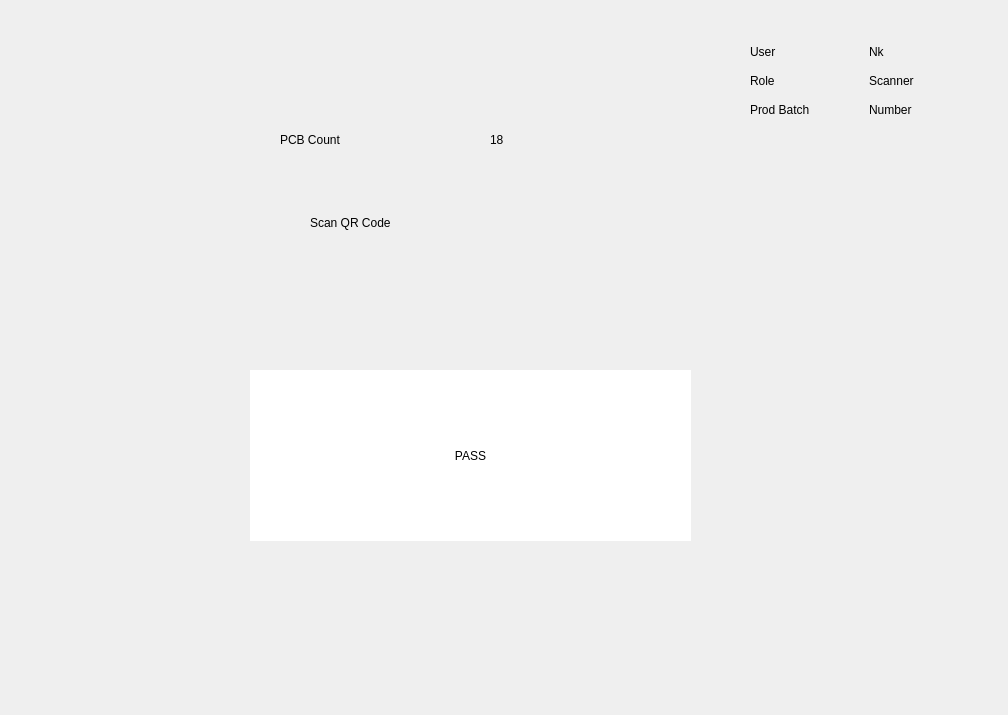
<?xml version="1.0" encoding="UTF-8"?>
<ui version="4.0">
 <class>Form</class>
 <widget class="QWidget" name="Form">
  <property name="geometry">
   <rect>
    <x>0</x>
    <y>0</y>
    <width>1008</width>
    <height>715</height>
   </rect>
  </property>
  <property name="maximumSize">
   <size>
    <width>16777215</width>
    <height>715</height>
   </size>
  </property>
  <property name="windowTitle">
   <string>Form</string>
  </property>
  <widget class="QWidget" name="verticalLayoutWidget_2">
   <property name="geometry">
    <rect>
     <x>750</x>
     <y>40</y>
     <width>231</width>
     <height>81</height>
    </rect>
   </property>
   <layout class="QVBoxLayout" name="verticalLayout_2">
    <item>
     <layout class="QHBoxLayout" name="horizontalLayout_4">
      <item>
       <widget class="QLabel" name="label_7">
        <property name="text">
         <string>User</string>
        </property>
       </widget>
      </item>
      <item>
       <widget class="QLabel" name="name">
        <property name="text">
         <string>Nk</string>
        </property>
       </widget>
      </item>
     </layout>
    </item>
    <item>
     <layout class="QHBoxLayout" name="horizontalLayout_5">
      <item>
       <widget class="QLabel" name="label_10">
        <property name="text">
         <string>Role</string>
        </property>
       </widget>
      </item>
      <item>
       <widget class="QLabel" name="role">
        <property name="text">
         <string>Scanner</string>
        </property>
       </widget>
      </item>
     </layout>
    </item>
    <item>
     <layout class="QHBoxLayout" name="horizontalLayout">
      <item>
       <widget class="QLabel" name="label_2">
        <property name="text">
         <string>Prod Batch</string>
        </property>
       </widget>
      </item>
      <item>
       <widget class="QLabel" name="issueNumber">
        <property name="text">
         <string>Number</string>
        </property>
       </widget>
      </item>
     </layout>
    </item>
   </layout>
  </widget>
  <widget class="QLabel" name="InfoText">
   <property name="geometry">
    <rect>
     <x>310</x>
     <y>200</y>
     <width>232</width>
     <height>45</height>
    </rect>
   </property>
   <property name="sizePolicy">
    <sizepolicy hsizetype="Expanding" vsizetype="Expanding">
     <horstretch>0</horstretch>
     <verstretch>0</verstretch>
    </sizepolicy>
   </property>
   <property name="styleSheet">
    <string notr="true">font: 22pt &quot;MS Shell Dlg 2&quot;;</string>
   </property>
   <property name="text">
    <string>Scan QR Code</string>
   </property>
   <property name="wordWrap">
    <bool>true</bool>
   </property>
  </widget>
  <widget class="QLabel" name="status">
   <property name="geometry">
    <rect>
     <x>250</x>
     <y>370</y>
     <width>441</width>
     <height>171</height>
    </rect>
   </property>
   <property name="styleSheet">
    <string notr="true">background-color: rgb(255, 255, 255);
font: 48pt &quot;MS Shell Dlg 2&quot;;</string>
   </property>
   <property name="text">
    <string>PASS</string>
   </property>
   <property name="alignment">
    <set>Qt::AlignCenter</set>
   </property>
  </widget>
  <widget class="QWidget" name="layoutWidget">
   <property name="geometry">
    <rect>
     <x>280</x>
     <y>90</y>
     <width>414</width>
     <height>99</height>
    </rect>
   </property>
   <layout class="QHBoxLayout" name="horizontalLayout_2">
    <item>
     <widget class="QLabel" name="pcb_label">
      <property name="styleSheet">
       <string notr="true">font: 38pt &quot;MS Shell Dlg 2&quot;;</string>
      </property>
      <property name="text">
       <string>PCB Count</string>
      </property>
     </widget>
    </item>
    <item>
     <widget class="QLabel" name="countPass">
      <property name="styleSheet">
       <string notr="true">font: 48pt &quot;MS Shell Dlg 2&quot;;
</string>
      </property>
      <property name="text">
       <string>18</string>
      </property>
     </widget>
    </item>
   </layout>
  </widget>
 </widget>
 <resources/>
 <connections/>
</ui>
